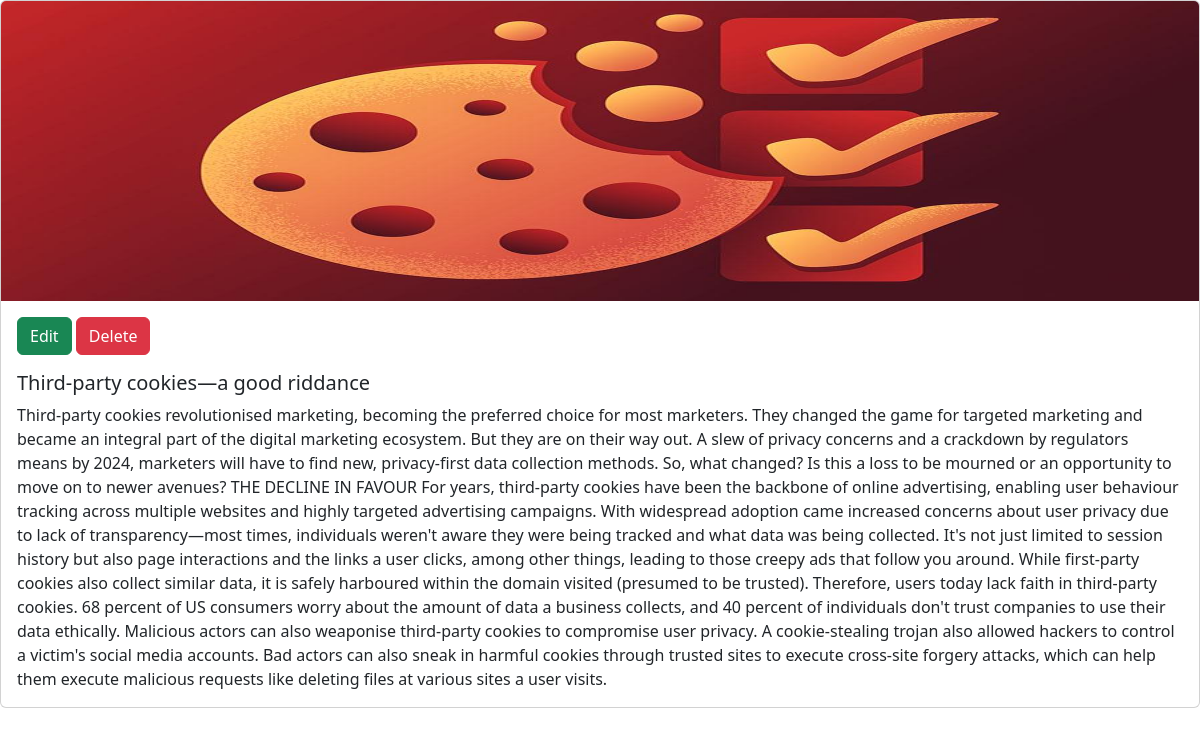
Screenshot of /blog/9 (signed in) with the database file from the repository.
### blog/models.py (models this page shows)
class BlogPost(models.Model):
    user = models.ForeignKey(User, on_delete=models.SET_NULL, null=True, blank=True)
    heading = models.CharField(max_length=100)
    body = models.TextField()
    image = models.ImageField(upload_to='blog_images/',blank=True, null=True)

### blog/views.py (the view)
# urls.py: path('blog/<id>', view_blog_by_id, name="view_blog_by_id"),
@login_required(login_url="/login")
def view_blog_by_id(request, id):
    blog = BlogPost.objects.get(id=id)
    return render(request, 'blog/blog.html', context={'blog': blog})

### blog/templates/blog/blog.html
{% extends 'blog/base.html' %}
{% block content%}
    <div class="card mb-3">
        <img src="/media/{{blog.image}}" class="card-img-top" style="height:300px" alt="...">
        <div class="card-body">
            <a class="btn btn-success" href="edit/{{blog.id}}" role="button">Edit</a>
            <a class="btn btn-danger" href="delete/{{blog.id}}" role="button">Delete</a>
            <h5 class="card-title mt-3">{{blog.heading}}</h5>
            <p class="card-text">{{blog.body}}</p>
        </div>
    </div>
{% endblock%}

### rows the page displays
BlogPost: image (picture), heading "Third-party cookies—a good riddance", body "Third-party cookies revolutionised marketing, becoming the preferred choice for most marketers. They changed the game for targeted marketing and became an integral part of the digital marketing ecosystem. But they are on their way out. A slew of privacy concerns and a crackdown by regulators means by 2024, marketers will have to find new, privacy-first data collection methods. So, what changed? Is this a loss to be mourned or an opportunity to move on to newer avenues? THE DECLINE IN FAVOUR For years, third-party cookies have been the backbone of online advertising, enabling user behaviour tracking across multiple websites and highly targeted advertising campaigns. With widespread adoption…"
